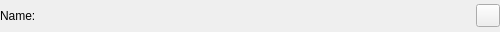
<?xml version="1.0" encoding="UTF-8"?>
<ui version="4.0">
 <class>MesonOptionBaseView</class>
 <widget class="QWidget" name="MesonOptionBaseView">
  <property name="geometry">
   <rect>
    <x>0</x>
    <y>0</y>
    <width>500</width>
    <height>32</height>
   </rect>
  </property>
  <layout class="QHBoxLayout" name="layout">
   <property name="leftMargin">
    <number>0</number>
   </property>
   <property name="topMargin">
    <number>0</number>
   </property>
   <property name="rightMargin">
    <number>0</number>
   </property>
   <property name="bottomMargin">
    <number>0</number>
   </property>
   <item>
    <widget class="QLabel" name="l_name">
     <property name="sizePolicy">
      <sizepolicy hsizetype="Minimum" vsizetype="Preferred">
       <horstretch>0</horstretch>
       <verstretch>0</verstretch>
      </sizepolicy>
     </property>
     <property name="minimumSize">
      <size>
       <width>50</width>
       <height>0</height>
      </size>
     </property>
     <property name="text">
      <string>Name:</string>
     </property>
    </widget>
   </item>
   <item>
    <widget class="QToolButton" name="b_reset">
     <property name="toolTip">
      <string>Reset to default value</string>
     </property>
     <property name="text">
      <string/>
     </property>
     <property name="icon">
      <iconset theme="document-revert">
       <normaloff>.</normaloff>.</iconset>
     </property>
    </widget>
   </item>
  </layout>
 </widget>
 <resources/>
 <connections>
  <connection>
   <sender>b_reset</sender>
   <signal>clicked()</signal>
   <receiver>MesonOptionBaseView</receiver>
   <slot>reset()</slot>
   <hints>
    <hint type="sourcelabel">
     <x>475</x>
     <y>23</y>
    </hint>
    <hint type="destinationlabel">
     <x>249</x>
     <y>37</y>
    </hint>
   </hints>
  </connection>
 </connections>
 <slots>
  <slot>reset()</slot>
 </slots>
</ui>
